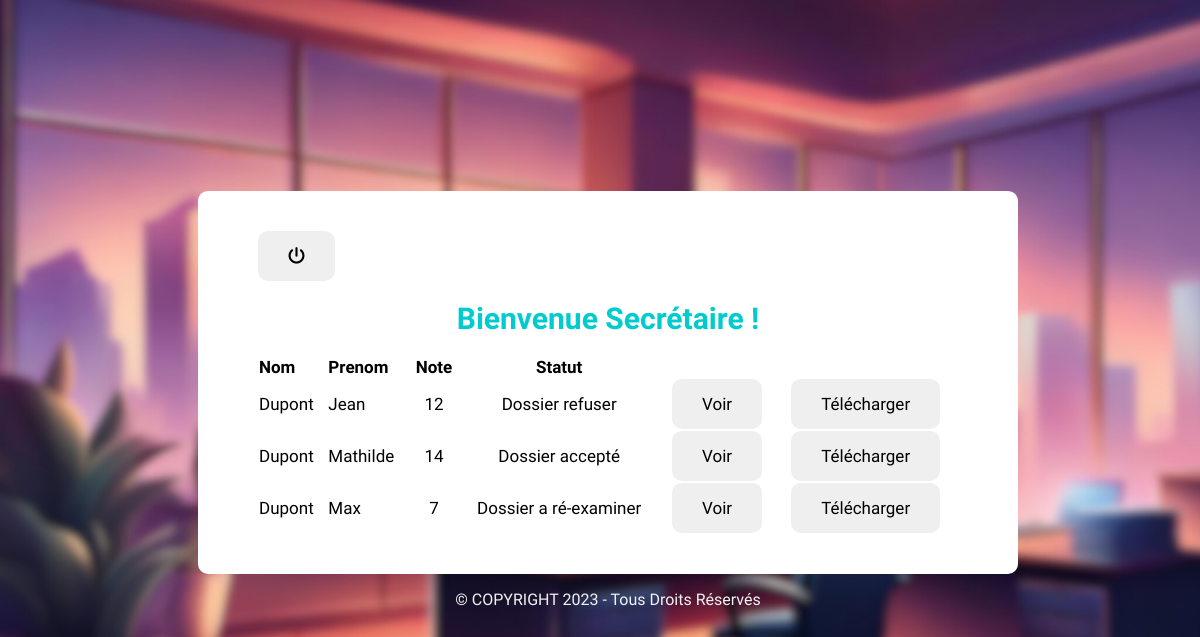
Page /MonSiteWeb/PageClassementSecretaire/PageClassementSecretaire.php on the committed database.
### tables this page shows
CREATE TABLE `etudiants` (
  `id` int(11) NOT NULL,
  `nom` varchar(255) NOT NULL,
  `prenom` varchar(255) NOT NULL,
  `bac` varchar(255) NOT NULL,
  `travail_serieux` varchar(255) NOT NULL,
  `absence` varchar(255) NOT NULL,
  `attitude_comportement` varchar(255) NOT NULL,
  `etude_superieur` varchar(255) DEFAULT '',
  `avis_pp` varchar(255) NOT NULL,
  `avis_proviseur` varchar(255) NOT NULL,
  `lettre_motivation` longtext NOT NULL,
  `remarque` longtext NOT NULL,
  `note_jury` varchar(255) NOT NULL,
  `statut_dossier` varchar(255) NOT NULL
);

### MonSiteWeb/PageClassementSecretaire/PageClassementSecretaire.php (the view, shortened to what this page needs)
<!DOCTYPE html>
<html lang="fr">
    <head>
        <link rel=stylesheet href="style.css">
        <link rel="stylesheet" href="https://cdnjs.cloudflare.com/ajax/libs/font-awesome/6.4.2/css/all.min.css" />
    </head>
    <body>
        <div class="Classement">
            <button class="BoutonModif" onclick="window.location.href = '../index.php';"><i class="fa-solid fa-power-off"></i></button>
            <h1>Bienvenue Secrétaire !</h1>
            <?php
            $pdo = new PDO("mysql:host=localhost;dbname=monsiteweb", "root", "root");
            $stmt = $pdo->prepare("SELECT * FROM etudiants");
            $stmt->execute();
            $result = $stmt->fetchAll();
            if(count($result) > 0) {
                $table = '
                    <table>
                        <tr>
                            <th class="Etudiants" scope="col">Nom</th>
                            <th class="Etudiants" scope="col">Prenom</th>
                            <th>Note</th>
                            <th>Statut</th>
                        </tr>
                ';
                foreach($result as $row) {
                    $table .= '
                        <tr>
                            <td>'.htmlspecialchars($row["nom"]).'</td>
                            <td>'.htmlspecialchars($row["prenom"]).'</td>
                            <td class="Note">'.htmlspecialchars($row["note_jury"]).'</td>
                            <td class="Note">'.htmlspecialchars($row["statut_dossier"]).'</td>
                            <td class="Modif" onclick="window.location.href = \'../PageVoirEtudiant/PageVoirEtudiant.php?id='.htmlspecialchars($row["id"]).'\';"><button class="BoutonModif">Voir</button></td>
                            <td class="Modif">
                                <a href="telecharger.php?id=' . htmlspecialchars($row['id']) . '" download>
                                    <button class="BoutonModif">Télécharger</button>
                                </a>
                            </td>
                        </tr>
                    ';
                }
                $table .= '</table>';
                echo $table;
            }
            ?>
        </div>
        <div>
            <?php include('../pied_de_page.php'); ?>
        </div>
    </body>
</html>

### MonSiteWeb/PageClassementSecretaire/style.css (style rules this page uses)
body { position: absolute; top: 50%; left: 50%; transform: translate(-50%, -50%); background-image: url(../Photos/Photo_Secretaire.png); background-repeat: no-repeat; background-size: cover; background-attachment: fixed; font-family: 'Raleway', sans-serif; background-color: #fff; }
.Classement { background-color: white; padding: 40px 60px; border-radius: 10px; min-width: 700px; }
h1 { color: #00CCCF; text-align: center; font-size: 30px; }
table { margin-left: auto; margin-right: auto; border-collapse: collapse; width: 100%; }
th { border: px solid; font-size: 17px; }
td { border: px solid; font-size: 17px; }
table .Note { text-align: center; }
table .Modif { text-align: center; }
table .Etudiants { text-align: left; }
.BoutonModif { padding: 15px 30px; border: none; border-radius: 10px; font-size: 17px; cursor: pointer; font-family: 'Raleway', sans-serif; }

### rows in the picture
etudiants: nom "Dupont", prenom "Jean", note_jury "12", statut_dossier "Dossier refuser"
etudiants: nom "Dupont", prenom "Mathilde", note_jury "14", statut_dossier "Dossier accepté"
etudiants: nom "Dupont", prenom "Max", note_jury "7", statut_dossier "Dossier a ré-examiner"
